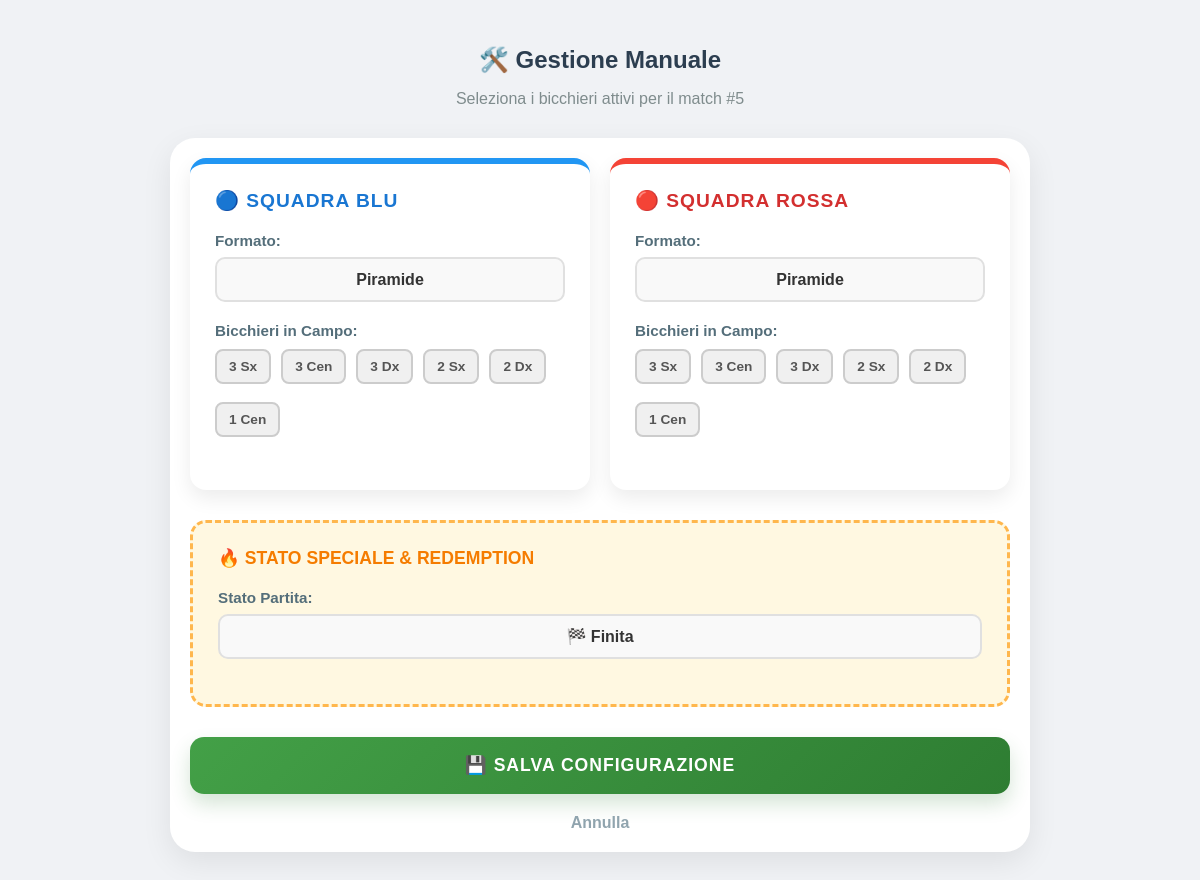
The page /match/5/manual on the database as committed earlier.
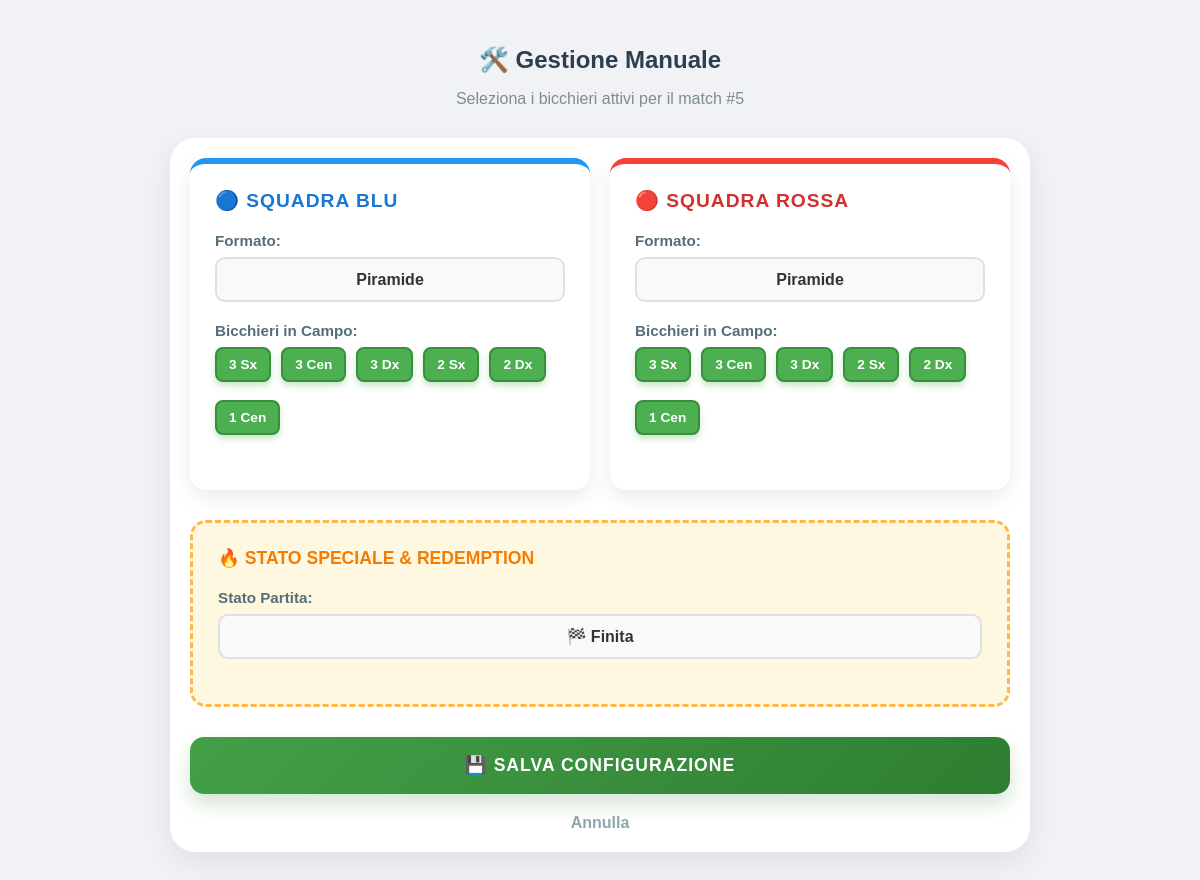
The same page on the database as committed later.
### app/models.py (models this page shows)
class ActiveMatch(db.Model):
    __tablename__ = 'active_matches'
    id = db.Column(db.Integer, primary_key=True)
    match_name = db.Column(db.String(50), default="Partita")
    mode = db.Column(db.String(20), default="squadre")
    status = db.Column(db.String(20), default="running") # running, finished, redemption_t1...
    start_time = db.Column(db.DateTime, default=datetime.now)
    end_time = db.Column(db.DateTime, nullable=True)
    t1_p1 = db.Column(db.String(50)); t1_p2 = db.Column(db.String(50))
    t2_p1 = db.Column(db.String(50)); t2_p2 = db.Column(db.String(50))
    t1_cup_state = db.Column(db.Text, default='[]')
    t2_cup_state = db.Column(db.Text, default='[]')
    t1_pending_list = db.Column(db.Text, default='[]')
    t2_pending_list = db.Column(db.Text, default='[]')
    winning_team = db.Column(db.String(10), nullable=True)
    redemption_shots_left = db.Column(db.Integer, default=0)
    redemption_hits = db.Column(db.Integer, default=0)
    cups_target_for_t1 = db.Column(db.Integer, default=6)
    cups_target_for_t2 = db.Column(db.Integer, default=6)
    pending_damage_for_t1 = db.Column(db.Integer, default=0)
    pending_damage_for_t2 = db.Column(db.Integer, default=0)
    format_target_for_t1 = db.Column(db.String(20), default="Piramide")
    format_target_for_t2 = db.Column(db.String(20), default="Piramide")
    t1_format_changed = db.Column(db.Boolean, default=False)
    t2_format_changed = db.Column(db.Boolean, default=False)
    records = db.relationship('PlayerRecord', backref='match', lazy=True)

### app/main/modifiche_manuali.py (the view)
@bp.route('/match/<int:match_id>/manual')
def manual_override(match_id):
    match = ActiveMatch.query.get_or_404(match_id)
    try: match.active_cups_t1_list = json.loads(match.t1_cup_state)
    except: match.active_cups_t1_list = []
    try: match.active_cups_t2_list = json.loads(match.t2_cup_state)
    except: match.active_cups_t2_list = []
    return render_template('manuale.html', match=match, cup_definitions=CUP_DEFINITIONS)

### app/templates/manuale.html (shortened to what this page needs)
{% extends "base.html" %}
{% block styles %}
    <link rel="stylesheet" href="{{ url_for('static', filename='css/manuale.css') }}">
{% endblock %}
{% block content %}
<div class="container manual-container fade-in">
    <h1 class="page-title">🛠️ Gestione Manuale</h1>
    <p class="page-subtitle">Seleziona i bicchieri attivi per il match #{{ match.id }}</p>
    <form action="{{ url_for('main.manual_override_post', match_id=match.id) }}" method="POST">
        <div class="manual-grid">
            <div class="team-panel blue">
                <span class="panel-title">🔵 Squadra Blu</span>
                <div class="form-group">
                    <label>Formato:</label>
                    <select name="t1_format" id="t1_format" class="form-control" onchange="renderCups('t1')">
                        {% for fmt in cup_definitions.keys() %}
                            <option value="{{ fmt }}" {% if match.format_target_for_t1 == fmt %}selected{% endif %}>
                                {{ fmt }}
                            </option>
                        {% endfor %}
                    </select>
                </div>
                <div class="form-group">
                    <label>Bicchieri in Campo:</label>
                    <div id="t1-cups-container" class="cups-selector-grid">
                        </div>
                </div>
            </div>
            <div class="team-panel red">
                <span class="panel-title">🔴 Squadra Rossa</span>
                <div class="form-group">
                    <label>Formato:</label>
                    <select name="t2_format" id="t2_format" class="form-control" onchange="renderCups('t2')">
                        {% for fmt in cup_definitions.keys() %}
                            <option value="{{ fmt }}" {% if match.format_target_for_t2 == fmt %}selected{% endif %}>
                                {{ fmt }}
                            </option>
                        {% endfor %}
                    </select>
                </div>
                <div class="form-group">
                    <label>Bicchieri in Campo:</label>
                    <div id="t2-cups-container" class="cups-selector-grid">
                         </div>
                </div>
            </div>
        </div>
        <div class="redemption-panel">
            <div class="redemption-title">🔥 STATO SPECIALE & REDEMPTION</div>
            <div class="form-group">
                <label>Stato Partita:</label>
                <select name="match_status" class="form-control" id="statusSelect" onchange="toggleRedemptionFields()">
                    <option value="finished" {% if match.status == 'finished' %}selected{% endif %}>🏁 Finita</option>
                </select>
            </div>
        </div>
        <button type="submit" class="btn-save">💾 SALVA CONFIGURAZIONE</button>
        <a href="{{ url_for('main.home') }}" class="btn-cancel">Annulla</a>
    </form>
</div>
{% endblock %}

### app/templates/base.html (shortened to what this page needs)
<!DOCTYPE html>
<html lang="it">
<head>
    <link rel="stylesheet" href="{{ url_for('static', filename='css/main.css') }}">
    <link rel="stylesheet" href="https://cdnjs.cloudflare.com/ajax/libs/font-awesome/6.0.0/css/all.min.css">
    {% block styles %}{% endblock %}
</head>
<body class="{% block body_class %}{% endblock %}">
    <main>
        {% block content %}{% endblock %}
    </main>
</body>
</html>

### app/static/css/main.css (style rules this page uses)
html { background-color: #f0f2f5; overflow-y: scroll; }
body { font-family: 'Segoe UI', Tahoma, Geneva, Verdana, sans-serif; background: #f0f2f5; margin: 0; padding: 10px; color: #333; -webkit-tap-highlight-color: transparent; }
html { overflow-y: scroll; }
body { font-family: 'Segoe UI', Tahoma, Geneva, Verdana, sans-serif; background: #f0f2f5; margin: 0; padding: 10px; color: #333; }
.container { max-width: 500px; margin: 0 auto; padding-bottom: 80px; }
h1 { text-align: center; color: #2c3e50; font-size: 1.5em; margin-bottom: 5px; }
* { box-sizing: border-box; }
form { background: white; border-radius: 25px; padding: 20px; box-shadow: 0 10px 30px rgba(0,0,0,0.08); width: 100%; }
.form-group { margin-bottom: 20px; width: 100%; }
select, input[type="text"], textarea { width: 100%; padding: 15px; border-radius: 15px; border: 2px solid #f0f2f5; background: #f8f9fa; font-size: 16px; font-weight: 600; color: #333; appearance: none; text-align: center; transition: all 0.5s ease; }

### app/static/css/manuale.css (style rules this page uses)
.manual-container { max-width: 900px; margin: 0 auto; padding: 20px; font-family: 'Arial', sans-serif; }
.page-subtitle { text-align: center; color: #7f8c8d; margin-bottom: 30px; }
.manual-grid { display: grid; grid-template-columns: 1fr 1fr; gap: 20px; margin-bottom: 30px; }
.team-panel { background: #ffffff; padding: 25px; border-radius: 16px; box-shadow: 0 8px 20px rgba(0,0,0,0.08); transition: transform 0.2s ease; }
.team-panel.blue { border-top: 6px solid #2196F3; }
.team-panel.red { border-top: 6px solid #F44336; }
.panel-title { font-weight: 900; text-transform: uppercase; margin-bottom: 20px; display: block; font-size: 1.2em; letter-spacing: 1px; }
.blue .panel-title { color: #1976D2; }
.red .panel-title { color: #D32F2F; }
.form-group { margin-bottom: 20px; }
.form-group label { display: block; font-weight: 700; margin-bottom: 8px; color: #546e7a; font-size: 0.95em; }
.form-control { width: 100%; padding: 12px 15px; border: 2px solid #e0e0e0; border-radius: 10px; font-weight: bold; font-size: 1em; color: #333; background-color: #f9f9f9; transition: all 0.2s; box-sizing: border-box; }
.redemption-panel { background: #fff8e1; padding: 25px; border-radius: 16px; border: 3px dashed #ffb74d; margin-bottom: 30px; }
.redemption-title { color: #f57c00; font-weight: 900; margin-bottom: 20px; display: flex; align-items: center; gap: 10px; font-size: 1.1em; }
.btn-save { background: linear-gradient(135deg, #43a047 0%, #2e7d32 100%); color: white; width: 100%; padding: 18px; font-size: 1.1em; border: none; border-radius: 14px; cursor: pointer; font-weight: 900; text-transform: uppercase; letter-spacing: 1px; box-shadow: 0 10px 20px rgba(46, 125, 50, 0.2); transition: transform 0.2s, box-shadow 0.2s; }
.btn-cancel { display: block; text-align: center; margin-top: 20px; color: #90a4ae; text-decoration: none; font-weight: 600; transition: color 0.2s; }
.cups-selector-grid { display: flex; flex-wrap: wrap; gap: 10px; margin-top: 10px; }

### app/templates/base.html (style rules this page uses)
* { box-sizing: border-box; -webkit-tap-highlight-color: transparent; }

Rows that differ between the two databases and show on the page:
changed ActiveMatch "🏁 Finita": t1_format "Piramide" → (not shown); t2_format "Piramide" → (not shown)
Other text that changed with them:
form field t1_format: (not shown) → "Piramide"
form field t2_format: (not shown) → "Piramide"
